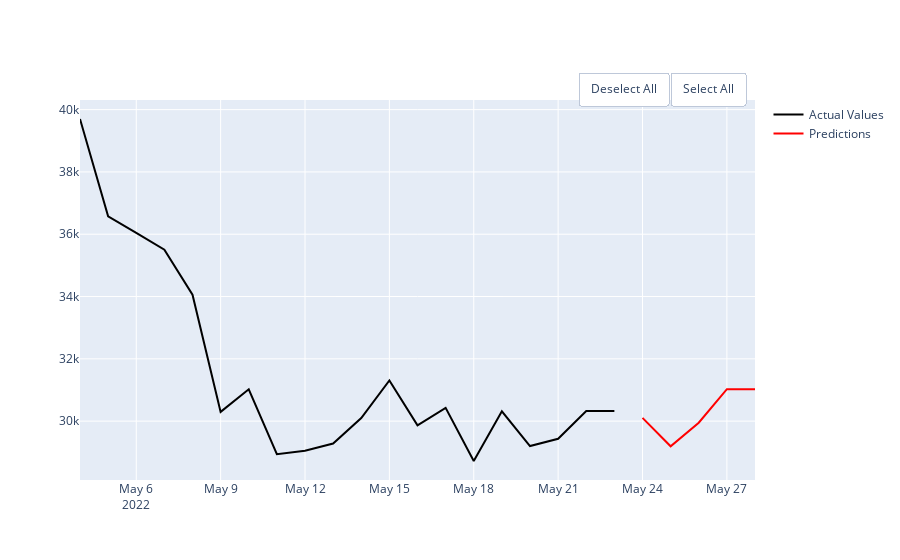

The code cell stored with this chart in its notebook:
### Code cell
predictions(df_coin, rf_final, 5, 20, 'Close')

### Figure 1 — Plotly figure (JSON) as saved in the notebook; plotly's stock layout.template omitted (floating-point values rounded to 4 significant figures)
{"data": [{"line": {"color": "black"}, "mode": "lines", "name": "Actual Values", "type": "scatter", "x": ["2022-05-04T00:00:00", "2022-05-05T00:00:00", "2022-05-06T00:00:00", "2022-05-07T00:00:00", "2022-05-08T00:00:00", "2022-05-09T00:00:00", "2022-05-10T00:00:00", "2022-05-11T00:00:00", "2022-05-12T00:00:00", "2022-05-13T00:00:00", "2022-05-14T00:00:00", "2022-05-15T00:00:00", "2022-05-16T00:00:00", "2022-05-17T00:00:00", "2022-05-18T00:00:00", "2022-05-19T00:00:00", "2022-05-20T00:00:00", "2022-05-21T00:00:00", "2022-05-22T00:00:00", "2022-05-23T00:00:00"], "y": [39700.0, 36580.0, 36040.0, 35500.0, 34060.0, 30300.0, 31020.0, 28940.0, 29050.0, 29280.0, 30100.0, 31310.0, 29860.0, 30430.0, 28720.0, 30310.0, 29200.0, 29430.0, 30320.0, 30320.0]}, {"line": {"color": "red"}, "mode": "lines", "name": "Predictions", "type": "scatter", "x": ["2022-05-24T00:00:00", "2022-05-25T00:00:00", "2022-05-26T00:00:00", "2022-05-27T00:00:00", "2022-05-28T00:00:00"], "y": [30110.0, 29190.0, 29950.0, 31030.0, 31030.0]}], "layout": {"updatemenus": [{"buttons": [{"args": ["visible", "legendonly"], "label": "Deselect All", "method": "restyle"}, {"args": ["visible", true], "label": "Select All", "method": "restyle"}], "direction": "left", "pad": {"r": 10, "t": 10}, "showactive": false, "type": "buttons", "x": 1, "xanchor": "right", "y": 1.1, "yanchor": "top"}]}}
